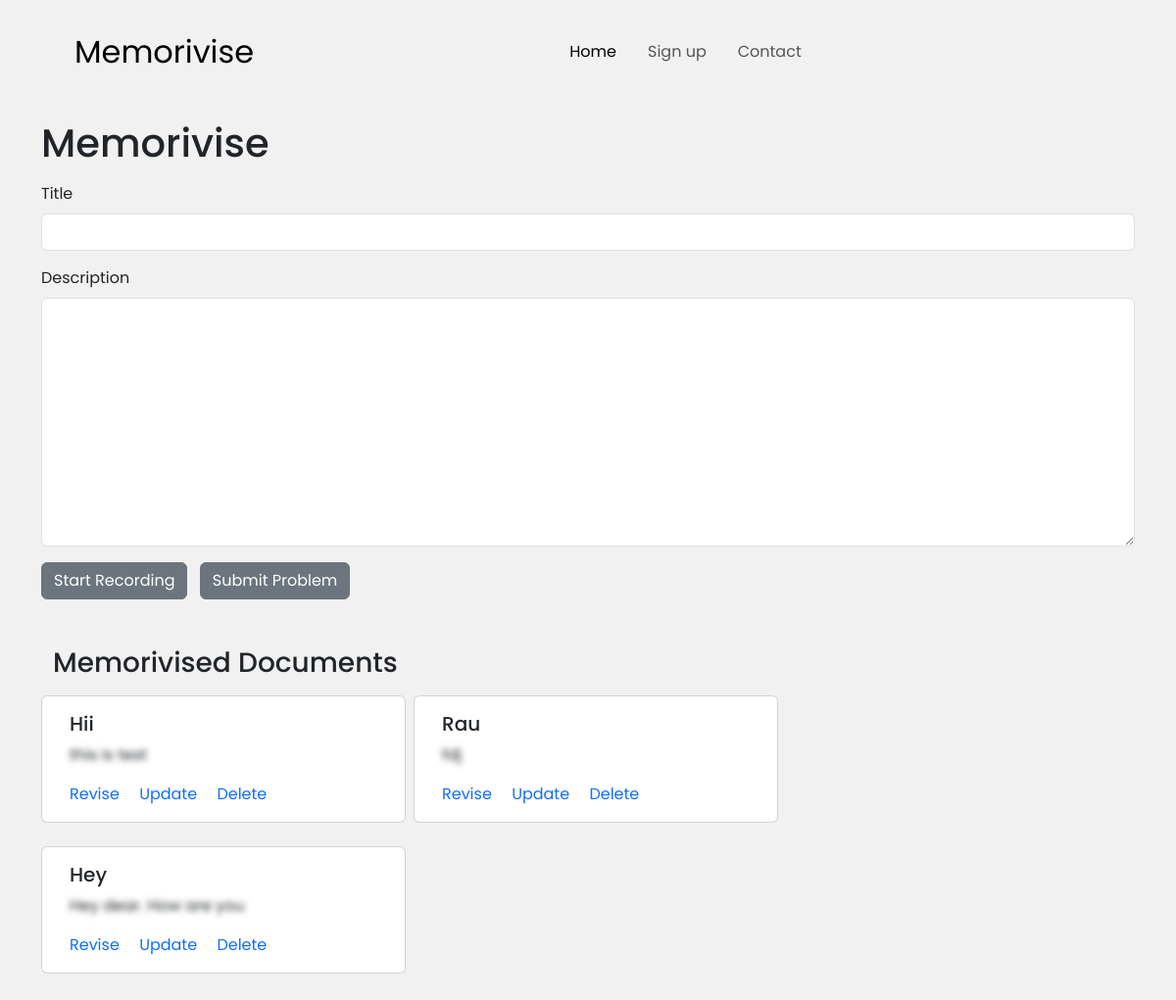
/memorivise, run on an earlier commit of the app's database.
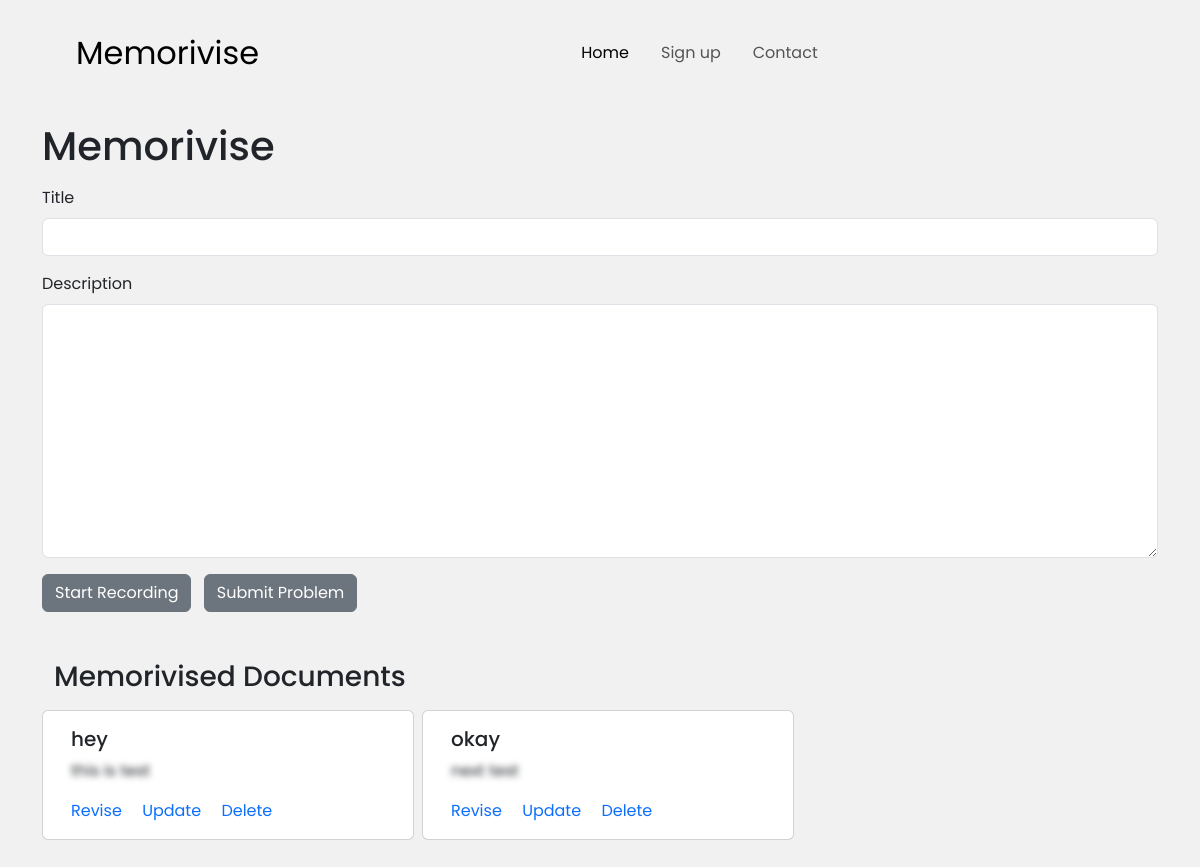
And on a later commit of the database.
### memorivise/models.py (models this page shows)
class MemoriviseDB(db.Model):
    id = db.Column(db.Integer, primary_key=True)
    title = db.Column(db.String(200), nullable=False)
    document = db.Column(db.String, nullable=False)
    date = db.Column(db.DateTime, default=datetime.utcnow)

### memorivise/views.py (the view)
@views.route('/memorivise', methods=['POST', 'GET'])
def Memorivise():
    if request.method == 'POST':
        memorivise_title = request.form['title']
        memorivise_document = request.form['document']
        new_memorevise = MemoriviseDB(
            title=memorivise_title, document=memorivise_document)
        try:
            db.session.add(new_memorevise)
            db.session.commit()
            return redirect('/memorivise')
        except:
            return "there was some problem adding the content."
    else:
        revisions = MemoriviseDB.query.order_by(MemoriviseDB.date).all()
        return render_template('memorivise.html', revisions=revisions, user=current_user)

### memorivise/templates/memorivise.html (shortened to what this page needs)
{% extends 'base.html' %}
{% block body %}
<div class="container">
<h1 class="mt-3">Memorivise</h1>
<form class="mt-3" method="POST" action="/memorivise">
  <div class="mb-3">
    <label for="title" class="form-label">Title</label>
    <input
      type="text"
      class="form-control"
      name="title"
      id="title"
      aria-describedby=""
      autocomplete="off"
    />
  </div>
  <div class="mb-3">
    <label for="decsription" class="form-label">Description</label>
    <textarea class="form-control" id="transcribed-text" name="document" rows="10" cols="50"></textarea>
  </div>
      <div class="mt-3">
      <a id="transcribe-btn" class="btn btn-secondary me-2">Start Recording</a>
      <button id="stop-btn" class="btn btn-secondary" type="submit"> Submit Problem </button>
    </div>
    </form>
        <div class="revive-card-container my-5 container">
          <h3>Memorivised Documents</h3>
          <div class="revise-cards mt-3">
            <div class="row card-row d-flex">
              {% if revisions|length < 1 %}
              <h6 class="lead"> there are no saved documents available.</h6>
              {% else%}
              {% for revision in revisions %}
              <div class="card me-2 mb-4 col-lg-4">
                <div class="card-body">
                  <h5 class="card-title">{{ revision.title }}</h5>
                  <p class="card-text card-desc" style="filter:blur(3px);">
                      {{ revision.document }}
                  </p>
                  <a
                  class="card-link"
                  id="memorivise_test"
                  data-bs-toggle="modal"
                  data-bs-target="#exampleModal"
                  data-toggle="modal"
                  data-target="#exampleModal"
                  style="cursor:pointer"
                  >Revise</a
                >
                  <a href="memorivise/update/{{revision.id}}" class="card-link">Update</a>
                  <a href="memorivise/delete/{{revision.id}}" class="card-link">Delete</a>
              </div>
            </div>
              {% endfor %}
              {% endif %}
            </div>
              </html>
{% endblock body %}

### memorivise/templates/base.html (shortened to what this page needs)
<!DOCTYPE html>
<html lang="en">
  <head>
    <link
      href="https://cdn.jsdelivr.net/npm/bootstrap@5.3.0-alpha1/dist/css/bootstrap.min.css"
      rel="stylesheet"
    />
    <link rel="stylesheet" href="../static/css/style.css" />
  </head>
  <body>
    <header>
    <nav class="navbar navbar-expand-lg px-5 py-4">
      <div class="container-fluid d-flex justify-content-between">
        <a class="navbar-brand mx-3 fs-2" href="/"> Memorivise </a>
        <div class="collapse navbar-collapse" id="navbarSupportedContent">
          {% if user.is_authenticated %}
          <ul class="navbar-nav mx-auto mb-2 mb-lg-0">
            <li class="nav-item me-3">
              <a class="nav-link active" aria-current="page" href="/">Home</a>
            </li>
            <li class="nav-item me-3 dropdown">
              <a
                class="nav-link dropdown-toggle"
                href="#"
                role="button"
                data-bs-toggle="dropdown"
                aria-expanded="false"
              >
                Services
              </a>
              <ul class="dropdown-menu">
                <li><a class="dropdown-item" href="/revise">Revise</a></li>
                <li><hr class="dropdown-divider" /></li>
                <li><a class="dropdown-item" href="#">Doubts</a></li>
                <li><hr class="dropdown-divider" /></li>
                <li>
                  <a class="dropdown-item" href="/memorivise">Memorivise</a>
                </li>
                <li><hr class="dropdown-divider" /></li>
                <li>
                  <a class="dropdown-item dropdown-toggle" id="resource-drop">Resources</a>
                  <div class="dropdown-submenu" >
                    <ul class="dropdown-menu" id="resource-dropdown-menu">
                      <li><a class="dropdown-item" href="/books">Books & Notes</a></li>
                      <li><a class="dropdown-item" href="/learning">Learning Techniques</a></li>
                      <li><a class="dropdown-item" href="/studygames">Games</a></li>
                    </ul>
                  </div>
                </li>
              </ul>
            </li>
            <li class="nav-item me-3">
              <a class="nav-link" href="/contact">Contact</a>
            </li>
            <li class="nav-item me-3">
              <a class="nav-link" href="/logout">Logout</a>
            </li>
          </ul>
          <div class="search-icon" id="search-icon">
            <svg
              xmlns="http://www.w3.org/2000/svg"
              x="0px"
              y="0px"
              width="24"
              height="24"
              viewBox="0 0 50 50"
            >
              <path
                d="M 21 3 C 11.601563 3 4 10.601563 4 20 C 4 29.398438 11.601563 37 21 37 C 24.355469 37 27.460938 36.015625 30.09375 34.34375 L 42.375 46.625 L 46.625 42.375 L 34.5 30.28125 C 36.679688 27.421875 38 23.878906 38 20 C 38 10.601563 30.398438 3 21 3 Z M 21 7 C 28.199219 7 34 12.800781 34 20 C 34 27.199219 28.199219 33 21 33 C 13.800781 33 8 27.199219 8 20 C 8 12.800781 13.800781 7 21 7 Z"
              ></path>
            </svg>
          </div>
          <form
            class="d-flex d-none search-expand"
            id="search-expand"
            role="search"
          >
            <input
              class="form-control me-2"
              style="width: 15rem"
              type="search"
              placeholder="Search"
              aria-label="Search"
            />
            <button
              class="btn btn-outline-success"
              id="search-submit"
              type="submit"
            >
              Search
            </button>
          </form>
          <div id="user_name" class="ms-3">
            <button class="btn btn-secondary">Hi {{ user.username }}</button>
          </div>
          {% else %}
          <ul class="navbar-nav mx-auto mb-2 mb-lg-0">
            <li class="nav-item me-3">
              <a class="nav-link active" aria-current="page" href="/">Home</a>
            </li>
            <li class="nav-item me-3">
              <a class="nav-link" aria-current="page" href="/signup">Sign up</a>
            </li>
            <li class="nav-item me-3">
              <a class="nav-link" href="/contact">Contact</a>
            </li>
          </ul>
          {% endif %}
        </div>
      </div>
   </nav>
  </header>
    {% block body %} {%
    endblock %}
  </body>
</html>

### memorivise/static/css/style.css (style rules this page uses)
* { padding: 0; margin: 0; box-sizing: border-box; font-family: "Poppins", sans-serif; }
body { background-color: #f1f1f1; }
a { text-decoration: none; }

What changed in the data, as far as the page shows it:
removed MemoriviseDB: title "Rau", document "fdj"
removed MemoriviseDB: title "Hey", document "Hey dear. How are you"
changed MemoriviseDB "this is test": title "Hii" → "hey"
added MemoriviseDB: title "okay", document "next test"
